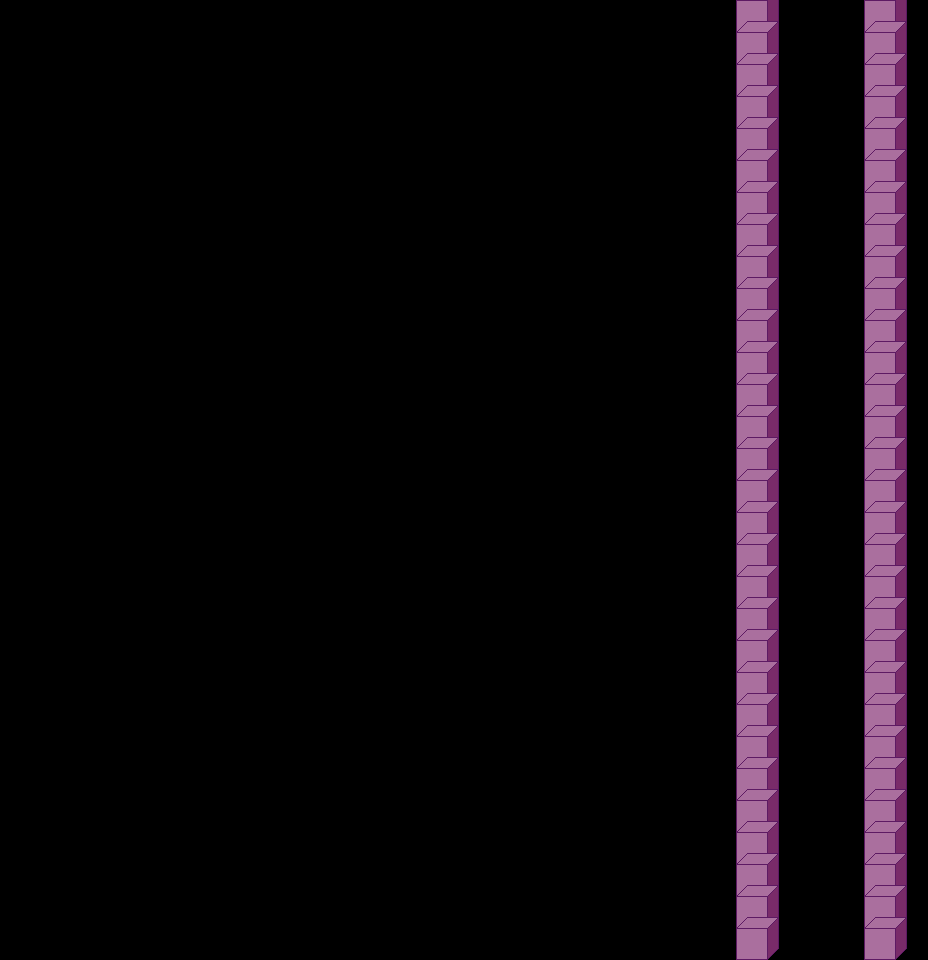

Rendered tile map (Tiled .tmx) drawn with the repository's tilesets; below, a short description and the full map source, tile grids included:
An orthogonal 29x30 tile map with 32x32 px tiles, 1 tile layer (Tile Layer 1).

<map version="1.2" tiledversion="2019.02.10" orientation="orthogonal" renderorder="right-up" width="29" height="30" tilewidth="32" tileheight="32" infinite="0" nextlayerid="2" nextobjectid="1">
 <tileset firstgid="1" source="TileSheet.tsx" />
 <layer id="1" name="Tile Layer 1" width="29" height="30">
  <data encoding="csv">
0,0,0,0,0,0,0,0,0,0,0,0,0,0,0,0,0,0,0,0,0,0,0,10,0,0,0,10,0,
0,0,0,0,0,0,0,0,0,0,0,0,0,0,0,0,0,0,0,0,0,0,0,10,0,0,0,10,0,
0,0,0,0,0,0,0,0,0,0,0,0,0,0,0,0,0,0,0,0,0,0,0,10,0,0,0,10,0,
0,0,0,0,0,0,0,0,0,0,0,0,0,0,0,0,0,0,0,0,0,0,0,10,0,0,0,10,0,
0,0,0,0,0,0,0,0,0,0,0,0,0,0,0,0,0,0,0,0,0,0,0,10,0,0,0,10,0,
0,0,0,0,0,0,0,0,0,0,0,0,0,0,0,0,0,0,0,0,0,0,0,10,0,0,0,10,0,
0,0,0,0,0,0,0,0,0,0,0,0,0,0,0,0,0,0,0,0,0,0,0,10,0,0,0,10,0,
0,0,0,0,0,0,0,0,0,0,0,0,0,0,0,0,0,0,0,0,0,0,0,10,0,0,0,10,0,
0,0,0,0,0,0,0,0,0,0,0,0,0,0,0,0,0,0,0,0,0,0,0,10,0,0,0,10,0,
0,0,0,0,0,0,0,0,0,0,0,0,0,0,0,0,0,0,0,0,0,0,0,10,0,0,0,10,0,
0,0,0,0,0,0,0,0,0,0,0,0,0,0,0,0,0,0,0,0,0,0,0,10,0,0,0,10,0,
0,0,0,0,0,0,0,0,0,0,0,0,0,0,0,0,0,0,0,0,0,0,0,10,0,0,0,10,0,
0,0,0,0,0,0,0,0,0,0,0,0,0,0,0,0,0,0,0,0,0,0,0,10,0,0,0,10,0,
0,0,0,0,0,0,0,0,0,0,0,0,0,0,0,0,0,0,0,0,0,0,0,10,0,0,0,10,0,
0,0,0,0,0,0,0,0,0,0,0,0,0,0,0,0,0,0,0,0,0,0,0,10,0,0,0,10,0,
0,0,0,0,0,0,0,0,0,0,0,0,0,0,0,0,0,0,0,0,0,0,0,10,0,0,0,10,0,
0,0,0,0,0,0,0,0,0,0,0,0,0,0,0,0,0,0,0,0,0,0,0,10,0,0,0,10,0,
0,0,0,0,0,0,0,0,0,0,0,0,0,0,0,0,0,0,0,0,0,0,0,10,0,0,0,10,0,
0,0,0,0,0,0,0,0,0,0,0,0,0,0,0,0,0,0,0,0,0,0,0,10,0,0,0,10,0,
0,0,0,0,0,0,0,0,0,0,0,0,0,0,0,0,0,0,0,0,0,0,0,10,0,0,0,10,0,
0,0,0,0,0,0,0,0,0,0,0,0,0,0,0,0,0,0,0,0,0,0,0,10,0,0,0,10,0,
0,0,0,0,0,0,0,0,0,0,0,0,0,0,0,0,0,0,0,0,0,0,0,10,0,0,0,10,0,
0,0,0,0,0,0,0,0,0,0,0,0,0,0,0,0,0,0,0,0,0,0,0,10,0,0,0,10,0,
0,0,0,0,0,0,0,0,0,0,0,0,0,0,0,0,0,0,0,0,0,0,0,10,0,0,0,10,0,
0,0,0,0,0,0,0,0,0,0,0,0,0,0,0,0,0,0,0,0,0,0,0,10,0,0,0,10,0,
0,0,0,0,0,0,0,0,0,0,0,0,0,0,0,0,0,0,0,0,0,0,0,10,0,0,0,10,0,
0,0,0,0,0,0,0,0,0,0,0,0,0,0,0,0,0,0,0,0,0,0,0,10,0,0,0,10,0,
0,0,0,0,0,0,0,0,0,0,0,0,0,0,0,0,0,0,0,0,0,0,0,10,0,0,0,10,0,
0,0,0,0,0,0,0,0,0,0,0,0,0,0,0,0,0,0,0,0,0,0,0,10,0,0,0,10,0,
0,0,0,0,0,0,0,0,0,0,0,0,0,0,0,0,0,0,0,0,0,0,0,10,0,0,0,10,0
</data>
 </layer>
</map>
